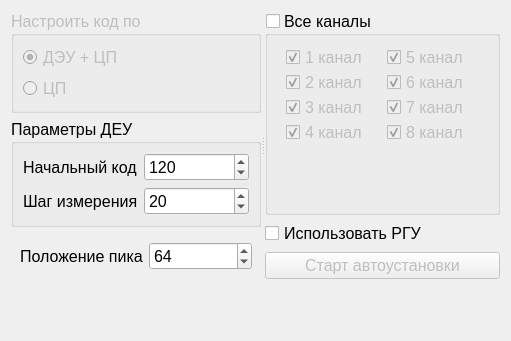
<?xml version="1.0" encoding="UTF-8"?>
<ui version="4.0">
 <class>SPRSettingsRentgenAutosetWidget</class>
 <widget class="QWidget" name="SPRSettingsRentgenAutosetWidget">
  <property name="geometry">
   <rect>
    <x>0</x>
    <y>0</y>
    <width>511</width>
    <height>341</height>
   </rect>
  </property>
  <property name="font">
   <font>
    <family>Tahoma</family>
    <pointsize>12</pointsize>
   </font>
  </property>
  <property name="windowTitle">
   <string>Form</string>
  </property>
  <layout class="QVBoxLayout" name="verticalLayout_6">
   <item>
    <widget class="QSplitter" name="splitter">
     <property name="orientation">
      <enum>Qt::Horizontal</enum>
     </property>
     <widget class="QWidget" name="widget" native="true">
      <layout class="QVBoxLayout" name="verticalLayout">
       <property name="leftMargin">
        <number>0</number>
       </property>
       <property name="topMargin">
        <number>0</number>
       </property>
       <property name="rightMargin">
        <number>0</number>
       </property>
       <property name="bottomMargin">
        <number>0</number>
       </property>
       <item>
        <widget class="QGroupBox" name="gbCodeOn">
         <property name="enabled">
          <bool>false</bool>
         </property>
         <property name="title">
          <string>Настроить код по</string>
         </property>
         <layout class="QVBoxLayout" name="verticalLayout_2">
          <item>
           <widget class="QRadioButton" name="rbSettsOnDEUCP">
            <property name="text">
             <string>ДЭУ + ЦП</string>
            </property>
            <property name="checked">
             <bool>true</bool>
            </property>
           </widget>
          </item>
          <item>
           <widget class="QRadioButton" name="rbSettsOnCP">
            <property name="text">
             <string>ЦП</string>
            </property>
           </widget>
          </item>
         </layout>
        </widget>
       </item>
       <item>
        <widget class="QGroupBox" name="gbDEUParams">
         <property name="title">
          <string>Параметры ДЕУ</string>
         </property>
         <layout class="QFormLayout" name="formLayout">
          <item row="1" column="0">
           <widget class="QLabel" name="label">
            <property name="text">
             <string>Начальный код</string>
            </property>
           </widget>
          </item>
          <item row="1" column="1">
           <widget class="QSpinBox" name="leCodeBegin">
            <property name="maximum">
             <number>1024</number>
            </property>
            <property name="value">
             <number>120</number>
            </property>
           </widget>
          </item>
          <item row="2" column="0">
           <widget class="QLabel" name="label_2">
            <property name="text">
             <string>Шаг измерения</string>
            </property>
           </widget>
          </item>
          <item row="2" column="1">
           <widget class="QSpinBox" name="leCodeStep">
            <property name="value">
             <number>20</number>
            </property>
           </widget>
          </item>
         </layout>
        </widget>
       </item>
       <item>
        <widget class="QWidget" name="widget_2" native="true">
         <layout class="QHBoxLayout" name="horizontalLayout">
          <item>
           <widget class="QLabel" name="label_3">
            <property name="text">
             <string>Положение пика</string>
            </property>
           </widget>
          </item>
          <item>
           <widget class="QSpinBox" name="lePeakPosition">
            <property name="value">
             <number>64</number>
            </property>
           </widget>
          </item>
         </layout>
        </widget>
       </item>
      </layout>
     </widget>
     <widget class="QWidget" name="widget_3" native="true">
      <layout class="QVBoxLayout" name="verticalLayout_4">
       <property name="leftMargin">
        <number>0</number>
       </property>
       <property name="topMargin">
        <number>0</number>
       </property>
       <property name="rightMargin">
        <number>0</number>
       </property>
       <property name="bottomMargin">
        <number>0</number>
       </property>
       <item>
        <widget class="QGroupBox" name="gbAllChannels">
         <property name="enabled">
          <bool>true</bool>
         </property>
         <property name="title">
          <string>Все каналы</string>
         </property>
         <property name="checkable">
          <bool>true</bool>
         </property>
         <property name="checked">
          <bool>false</bool>
         </property>
         <layout class="QVBoxLayout" name="verticalLayout_3">
          <item>
           <widget class="QWidget" name="wAllChannels" native="true">
            <layout class="QGridLayout" name="gridLayout">
             <property name="topMargin">
              <number>0</number>
             </property>
             <property name="rightMargin">
              <number>0</number>
             </property>
             <property name="bottomMargin">
              <number>0</number>
             </property>
             <property name="spacing">
              <number>0</number>
             </property>
             <item row="0" column="1">
              <widget class="QCheckBox" name="cbChannel5">
               <property name="text">
                <string>5 канал</string>
               </property>
               <property name="checked">
                <bool>true</bool>
               </property>
              </widget>
             </item>
             <item row="0" column="0">
              <widget class="QCheckBox" name="cbChannel1">
               <property name="enabled">
                <bool>false</bool>
               </property>
               <property name="text">
                <string>1 канал</string>
               </property>
               <property name="checkable">
                <bool>true</bool>
               </property>
               <property name="checked">
                <bool>true</bool>
               </property>
              </widget>
             </item>
             <item row="4" column="0">
              <widget class="QCheckBox" name="cbChannel2">
               <property name="enabled">
                <bool>false</bool>
               </property>
               <property name="text">
                <string>2 канал</string>
               </property>
               <property name="checked">
                <bool>true</bool>
               </property>
              </widget>
             </item>
             <item row="5" column="0">
              <widget class="QCheckBox" name="cbChannel3">
               <property name="enabled">
                <bool>false</bool>
               </property>
               <property name="text">
                <string>3 канал</string>
               </property>
               <property name="checked">
                <bool>true</bool>
               </property>
              </widget>
             </item>
             <item row="6" column="0">
              <widget class="QCheckBox" name="cbChannel4">
               <property name="enabled">
                <bool>false</bool>
               </property>
               <property name="text">
                <string>4 канал</string>
               </property>
               <property name="checked">
                <bool>true</bool>
               </property>
              </widget>
             </item>
             <item row="4" column="1">
              <widget class="QCheckBox" name="cbChannel6">
               <property name="text">
                <string>6 канал</string>
               </property>
               <property name="checked">
                <bool>true</bool>
               </property>
              </widget>
             </item>
             <item row="5" column="1">
              <widget class="QCheckBox" name="cbChannel7">
               <property name="text">
                <string>7 канал</string>
               </property>
               <property name="checked">
                <bool>true</bool>
               </property>
              </widget>
             </item>
             <item row="6" column="1">
              <widget class="QCheckBox" name="cbChannel8">
               <property name="text">
                <string>8 канал</string>
               </property>
               <property name="checked">
                <bool>true</bool>
               </property>
              </widget>
             </item>
            </layout>
           </widget>
          </item>
          <item>
           <spacer name="chSpacer">
            <property name="orientation">
             <enum>Qt::Vertical</enum>
            </property>
            <property name="sizeHint" stdset="0">
             <size>
              <width>20</width>
              <height>40</height>
             </size>
            </property>
           </spacer>
          </item>
         </layout>
        </widget>
       </item>
       <item>
        <widget class="QCheckBox" name="cbWithRGU">
         <property name="text">
          <string>Использовать РГУ</string>
         </property>
        </widget>
       </item>
       <item>
        <widget class="QPushButton" name="bStart">
         <property name="enabled">
          <bool>false</bool>
         </property>
         <property name="text">
          <string>Старт автоустановки</string>
         </property>
        </widget>
       </item>
      </layout>
     </widget>
    </widget>
   </item>
   <item>
    <spacer name="verticalSpacer">
     <property name="orientation">
      <enum>Qt::Vertical</enum>
     </property>
     <property name="sizeHint" stdset="0">
      <size>
       <width>20</width>
       <height>44</height>
      </size>
     </property>
    </spacer>
   </item>
  </layout>
 </widget>
 <resources/>
 <connections/>
</ui>
